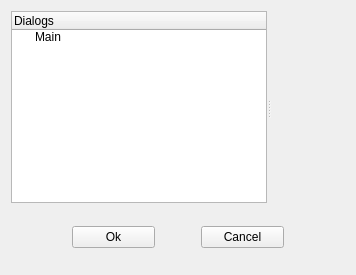
<?xml version="1.0" encoding="UTF-8"?>
<ui version="4.0">
 <class>QewTreeViewDialogForm</class>
 <widget class="QewTreeViewDialog" name="QewTreeViewDialogForm">
  <property name="geometry">
   <rect>
    <x>0</x>
    <y>0</y>
    <width>356</width>
    <height>275</height>
   </rect>
  </property>
  <property name="windowTitle">
   <string>QewTreeViewDialogForm</string>
  </property>
  <property name="containerName" stdset="0">
   <cstring>QewContainerWidgetStack</cstring>
  </property>
  <property name="buttonsWidgetName" stdset="0">
   <cstring>buttonsWidget</cstring>
  </property>
  <property name="treeNavigatorName" stdset="0">
   <cstring></cstring>
  </property>
  <layout class="QVBoxLayout" name="verticalLayout">
   <item>
    <widget class="QSplitter" name="splitter2">
     <property name="orientation">
      <enum>Qt::Horizontal</enum>
     </property>
     <widget class="QWidget" name="layout2">
      <layout class="QVBoxLayout">
       <property name="leftMargin">
        <number>0</number>
       </property>
       <property name="topMargin">
        <number>0</number>
       </property>
       <property name="rightMargin">
        <number>0</number>
       </property>
       <property name="bottomMargin">
        <number>0</number>
       </property>
       <item>
        <widget class="QTreeWidget" name="QewListView">
         <property name="enabled">
          <bool>true</bool>
         </property>
         <property name="sizePolicy">
          <sizepolicy hsizetype="Expanding" vsizetype="Expanding">
           <horstretch>0</horstretch>
           <verstretch>0</verstretch>
          </sizepolicy>
         </property>
         <property name="rootIsDecorated">
          <bool>true</bool>
         </property>
         <property name="treeStepSize" stdset="0">
          <number>10</number>
         </property>
         <column>
          <property name="text">
           <string>Dialogs</string>
          </property>
         </column>
         <item>
          <property name="text">
           <string>Main</string>
          </property>
         </item>
        </widget>
       </item>
       <item>
        <spacer name="spacer3">
         <property name="orientation">
          <enum>Qt::Vertical</enum>
         </property>
         <property name="sizeType">
          <enum>QSizePolicy::Preferred</enum>
         </property>
         <property name="sizeHint" stdset="0">
          <size>
           <width>8</width>
           <height>1</height>
          </size>
         </property>
        </spacer>
       </item>
      </layout>
     </widget>
     <widget class="QStackedWidget" name="QewContainerWidgetStack">
      <property name="sizePolicy">
       <sizepolicy hsizetype="Preferred" vsizetype="Preferred">
        <horstretch>3</horstretch>
        <verstretch>0</verstretch>
       </sizepolicy>
      </property>
      <widget class="QWidget" name="WStackPage">
       <layout class="QVBoxLayout">
        <property name="leftMargin">
         <number>0</number>
        </property>
        <property name="topMargin">
         <number>0</number>
        </property>
        <property name="rightMargin">
         <number>0</number>
        </property>
        <property name="bottomMargin">
         <number>0</number>
        </property>
       </layout>
      </widget>
     </widget>
    </widget>
   </item>
   <item>
    <widget class="QWidget" name="buttonsWidget" native="true">
     <layout class="QHBoxLayout" name="horizontalLayout">
      <item>
       <spacer name="spacer1_2">
        <property name="orientation">
         <enum>Qt::Horizontal</enum>
        </property>
        <property name="sizeType">
         <enum>QSizePolicy::Preferred</enum>
        </property>
        <property name="sizeHint" stdset="0">
         <size>
          <width>50</width>
          <height>4</height>
         </size>
        </property>
       </spacer>
      </item>
      <item>
       <widget class="QPushButton" name="okButton">
        <property name="text">
         <string>Ok</string>
        </property>
       </widget>
      </item>
      <item>
       <spacer name="horizontalSpacer">
        <property name="orientation">
         <enum>Qt::Horizontal</enum>
        </property>
        <property name="sizeType">
         <enum>QSizePolicy::Preferred</enum>
        </property>
        <property name="sizeHint" stdset="0">
         <size>
          <width>40</width>
          <height>20</height>
         </size>
        </property>
       </spacer>
      </item>
      <item>
       <widget class="QPushButton" name="cancelButton">
        <property name="text">
         <string>Cancel</string>
        </property>
       </widget>
      </item>
      <item>
       <spacer name="spacer1">
        <property name="orientation">
         <enum>Qt::Horizontal</enum>
        </property>
        <property name="sizeType">
         <enum>QSizePolicy::Preferred</enum>
        </property>
        <property name="sizeHint" stdset="0">
         <size>
          <width>50</width>
          <height>4</height>
         </size>
        </property>
       </spacer>
      </item>
     </layout>
    </widget>
   </item>
  </layout>
 </widget>
 <layoutdefault spacing="6" margin="11"/>
 <customwidgets>
  <customwidget>
   <class>QewTreeViewDialog</class>
   <extends>QWidget</extends>
   <header>../qew-6/src/qewtreeviewdialog.h</header>
   <container>1</container>
  </customwidget>
 </customwidgets>
 <includes>
  <include location="local">../qew-6/src/qewtreeviewdialog.h</include>
 </includes>
 <resources/>
 <connections>
  <connection>
   <sender>okButton</sender>
   <signal>clicked()</signal>
   <receiver>QewTreeViewDialogForm</receiver>
   <slot>accept()</slot>
   <hints>
    <hint type="sourcelabel">
     <x>20</x>
     <y>20</y>
    </hint>
    <hint type="destinationlabel">
     <x>20</x>
     <y>20</y>
    </hint>
   </hints>
  </connection>
  <connection>
   <sender>cancelButton</sender>
   <signal>clicked()</signal>
   <receiver>QewTreeViewDialogForm</receiver>
   <slot>reject()</slot>
   <hints>
    <hint type="sourcelabel">
     <x>20</x>
     <y>20</y>
    </hint>
    <hint type="destinationlabel">
     <x>20</x>
     <y>20</y>
    </hint>
   </hints>
  </connection>
  <connection>
   <sender>QewListView</sender>
   <signal>itemDoubleClicked(QTreeWidgetItem*,int)</signal>
   <receiver>QewTreeViewDialogForm</receiver>
   <slot>setCurrentWidget(QTreeWidgetItem*)</slot>
   <hints>
    <hint type="sourcelabel">
     <x>20</x>
     <y>20</y>
    </hint>
    <hint type="destinationlabel">
     <x>20</x>
     <y>20</y>
    </hint>
   </hints>
  </connection>
 </connections>
 <slots>
  <slot>accept()</slot>
  <slot>reject()</slot>
  <slot>setCurrentWidget(QTreeWidgetItem*)</slot>
 </slots>
</ui>
